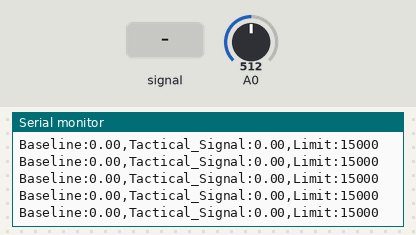
A sketch run on a simulated ESP8266 (NodeMCU). Shown: the last lines printed to the serial monitor. Inputs (shaded band) come from the test bench; at power-on: A0 = 512 (analog values on the 0–1023 scale).

Above: at 1.2 s.
1.3 s: A0 fed a 200 Hz sine of ±81 counts around its level
At 2.0 s:
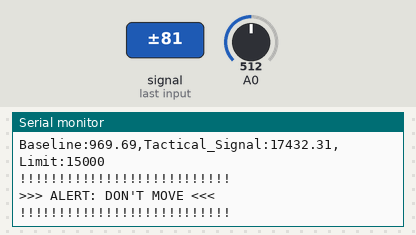
2.8 s: A0 set to 716
At 4.2 s:
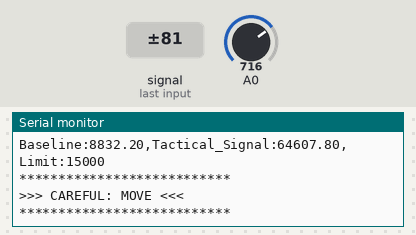
4.3 s: A0 set to 900
At 5.3 s:
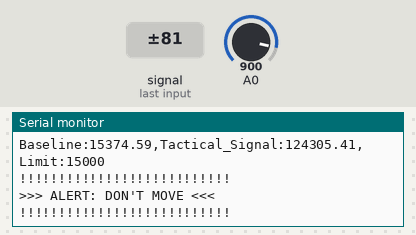
Timing chart, 0 to 7.3 s (numbered marks = the images above; inputs shaded):
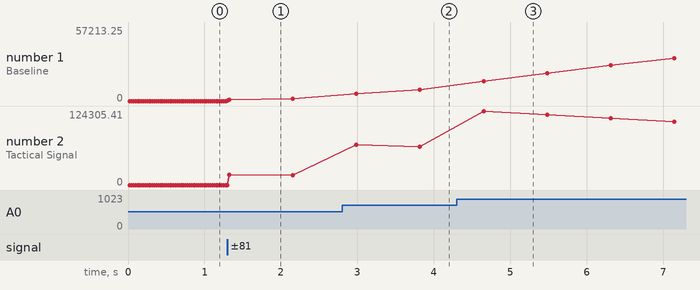

Measured:
- after the input at 1.3 s, the serial monitor: prints a new line at once (image 1)
- after the input at 2.8 s, the serial monitor: prints a new line after 0.19 s (image 2)
- after the input at 4.3 s, the serial monitor: prints a new line after 0.35 s (image 3)
- plotted number 1: 0 → 1852.41 after the input at 1.3 s, 1852.41 → 8832.2 after the input at 2.8 s, 8832.2 → 57213.25 after the input at 4.3 s
- plotted number 2: 0 → 16771.59 after the input at 1.3 s, 16771.59 → 64607.8 after the input at 2.8 s, 64607.8 → 82466.75 after the input at 4.3 s

The sketch:

tssi.ino
```cpp
/* * Tactical SSI - Multi-Intent Detection
 * Logic: Single Swallow = "SWALLOW", Double Swallow (within 2s) = "DON'T MOVE"
 */

const int bioAmpPin = D0;
float filteredEnergy = 0;
const float smoothing = 0.05;

// --- PARAMETERS ---
const int NOISE_DEADZONE = 8000;
const int TRIGGER_LIMIT = 15000;
const unsigned long DOUBLE_TAP_WINDOW = 2000; // 2 seconds window

// --- STATE TRACKING ---
unsigned long lastTriggerTime = 0;
int swallowCount = 0;

void setup() {
  Serial.begin(115200);
  analogReadResolution(12);
  Serial.println(">>> SYSTEM ARMED: MONITORING MULTI-INTENT <<<");
}

void loop() {
  long burstSum = 0;
  int rawCenter = 2048;

  for (int i = 0; i < 60; i++) {
    int val = analogRead(bioAmpPin);
    burstSum += abs(val - rawCenter);
    delayMicroseconds(300);
  }

  float currentEnergy = (burstSum / 10.0) * 15.0;
  filteredEnergy = (smoothing * currentEnergy) + ((1.0 - smoothing) * filteredEnergy);
  float netSignal = currentEnergy - filteredEnergy;
  float tacticalSignal = (netSignal < NOISE_DEADZONE) ? 0 : netSignal;

  // Plotting Data
  Serial.print("Baseline:");
  Serial.print(filteredEnergy);
  Serial.print(",");
  Serial.print("Tactical_Signal:");
  Serial.print(tacticalSignal);
  Serial.print(",");
  Serial.print("Limit:");
  Serial.println(TRIGGER_LIMIT);

  // --- DETECTION LOGIC ---
  if (tacticalSignal > TRIGGER_LIMIT) {
    unsigned long currentTime = millis();

    // Check if this spike happened within 2 seconds of the last one
    if (currentTime - lastTriggerTime < DOUBLE_TAP_WINDOW) {
      Serial.println("!!!!!!!!!!!!!!!!!!!!!!!!!!!");
      Serial.println(">>> ALERT: DON'T MOVE <<<");
      Serial.println("!!!!!!!!!!!!!!!!!!!!!!!!!!!");
      lastTriggerTime = 0; // Reset to avoid triple-triggering
    } else {
      Serial.println("***************************");
      Serial.println(">>> CAREFUL: MOVE <<<");
      Serial.println("***************************");
      lastTriggerTime = currentTime;
    }

    delay(800); // Shorter delay to allow for a quick second swallow
  }
}
```
